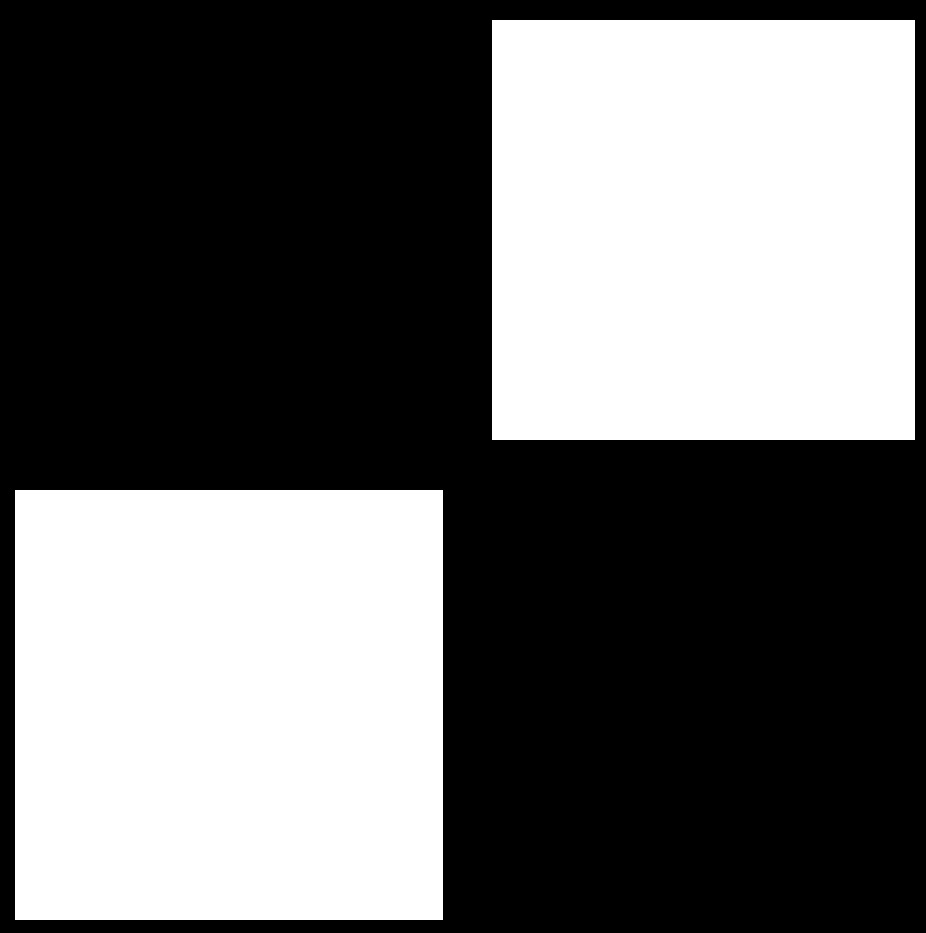
#> input picture input_images/3.jpeg, 926 x 933 px, given in place of the camera
$ python gui.py
#> lines starting #> are read from the running program, lines starting #| are printed output that depends on the picture; after the words box and inside, x2 and y2 are one past the last pixel; in counts of white or black regions, pixels touching at a corner belong together
#> in main, frame is the input picture: shape (933, 926, 3); min 0, max 255, mean 106.8
### matrix_detection.py
from math import inf
from typing import List, Dict
import numpy as np
import cv2 as cv
import cv2
from pprint import pprint
from itertools import filterfalse as reject
from time import sleep
from models.configuration import Config
from collections import Counter

GREEN = (0, 255, 0)

#    0,    1,  2,      3
# next, prev, fc, parent


def find_inner_contours(heirarchy) -> List[int]:
    return [x for x in enumerate(heirarchy[0])
            if x[1][2] == -1]


def draw_contours_on_image(contours: dict, image):
    if len(contours.values()) == 0:
        return image
    return cv.drawContours(
        image,
        list(contours.values()),
        -1,
        GREEN,
        thickness=2,
    )


# [5 lines left out: function draw_points_on_image, not called in this run]


def is_quad(contour, precision):
    peri = cv.arcLength(contour, True)
    approx = cv.approxPolyDP(contour, precision * peri, True)
    size_contours = len(contour)
    print(size_contours)
    size_approx = len(approx)
    return  6 > size_approx > 3


def find_quads(contours, precision: float) -> Dict:
    return {k: v for k, v in contours.items() if is_quad(v, precision)}


def find_inner_most_contours(heirarchy):
    return [h[1] for h in heirarchy if h[1][2] == -1]


# [8 lines left out: function find_contour_containg_matrix, not called in this run]


def filter_by_area(contours, min_area: int, max_area: int):
    ret_val = {}
    for k, v in contours.items():
        area = cv.contourArea(v)
        if area < max_area and area > min_area:
            ret_val[k] = v
    return ret_val


def find_extreme_points(contour, precision):
    peri = cv.arcLength(contour, True)
    return cv.approxPolyDP(contour, precision * peri, True)


# [15 lines left out: functions find_external_point, find_quads_2, not called in this run]


def decode_matrix(image, config: Config):
    image = cv2.fastNlMeansDenoising(image,  None, 4, 3, 5)
    gray = cv.cvtColor(image,  cv.COLOR_BGR2GRAY)
    # blurred = cv2.medianBlur(gray, 5)
    blurred = cv2.GaussianBlur(gray, (3, 3), 3, 3)
    blurred = gray
    if config.adaptive_threshold:
        morph = cv.adaptiveThreshold(
            blurred, config.threshold_max, cv.ADAPTIVE_THRESH_MEAN_C,
            cv.THRESH_BINARY_INV, config.block_size,  config.c)
    else:
        _, morph = cv.threshold(
            blurred,
            config.threshold,
            config.threshold_max,
            cv.THRESH_BINARY_INV
        )
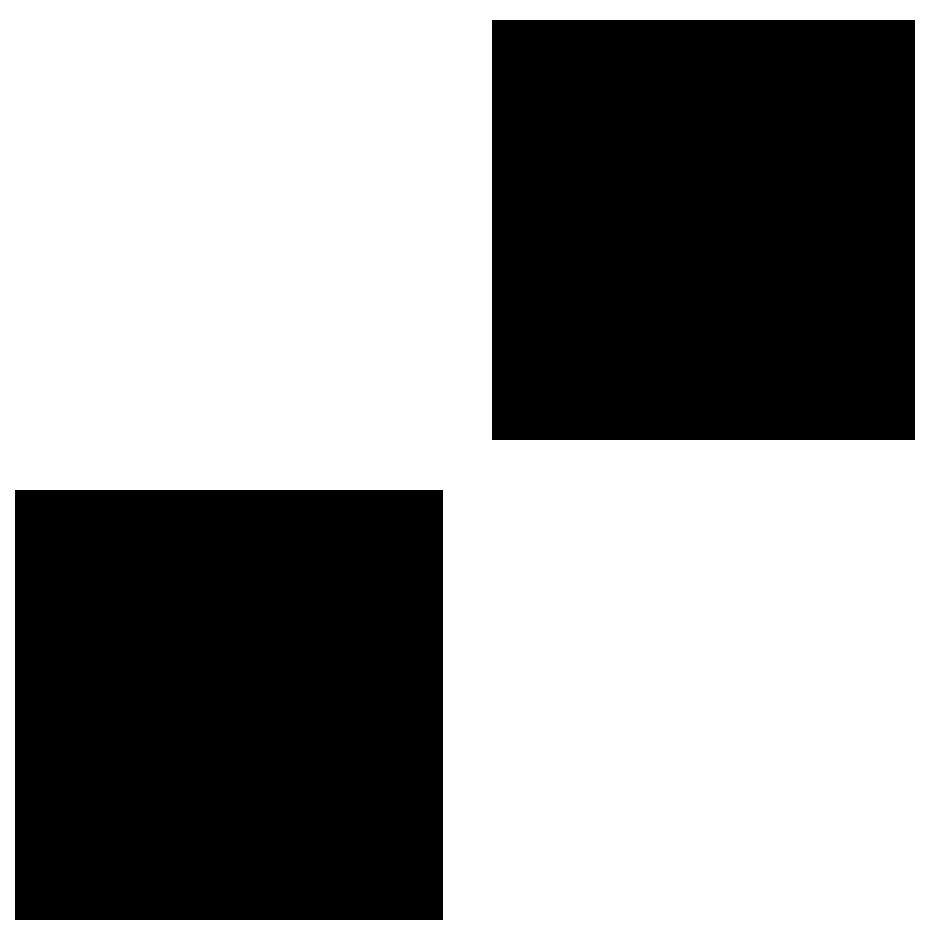
#> morph: shape (933, 926); 58.1% white; 2 black regions, box (x1, y1, x2, y2) and area: (15, 490, 443, 920) 184040, (492, 20, 915, 440) 177660

    kernel_open = cv.getStructuringElement(cv.MORPH_RECT, (5, 5))
    kernel_close = cv.getStructuringElement(cv.MORPH_RECT, (3, 3))
    kernel_dialate = cv.getStructuringElement(cv.MORPH_CROSS, (3, 3))
    morph = cv.morphologyEx(morph, cv.MORPH_CLOSE, kernel_close)
    morph = cv.morphologyEx(morph, cv.MORPH_OPEN, kernel_open)
    morph = cv.dilate(morph, kernel_open, iterations=1)
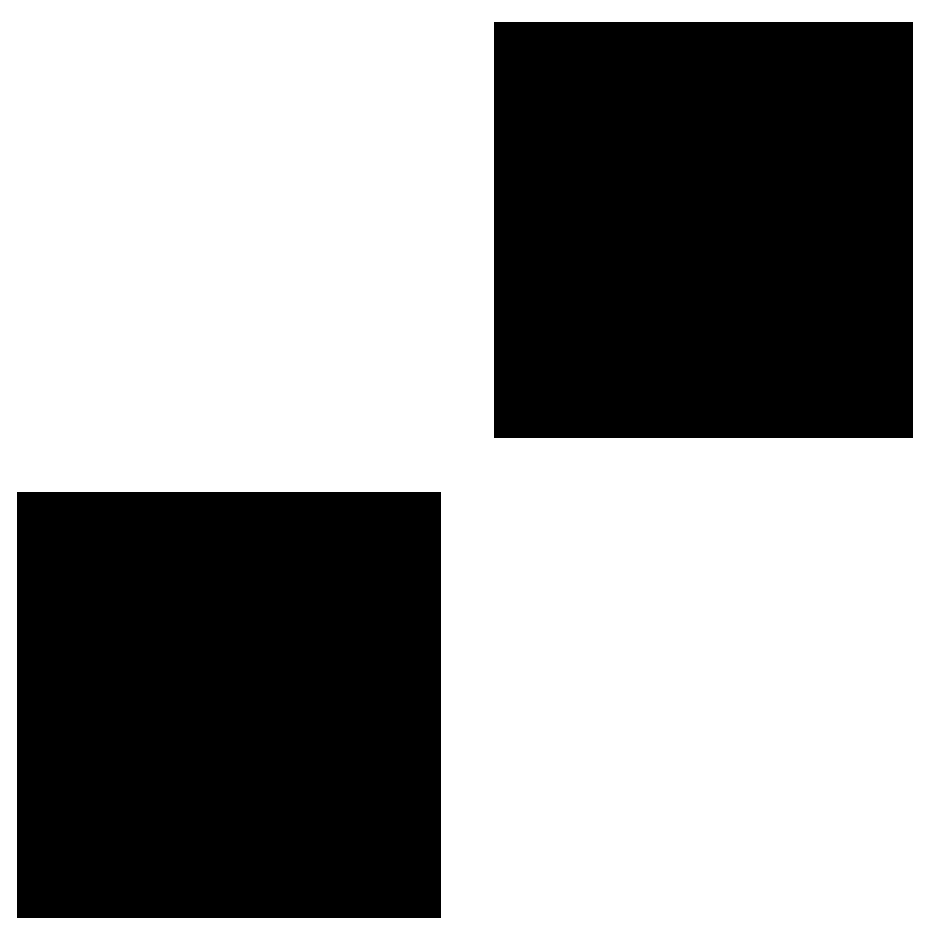
#> morph: shape (933, 926); 58.9% white; 2 black regions

    contours, heirarchy = cv.findContours(
        morph,
        cv.RETR_TREE,
        cv.CHAIN_APPROX_SIMPLE,
    )
#> contours = 3 contours; box (x1, y1, x2, y2) and area: (0, 0, 926, 933) 862100, (16, 491, 442, 919) 181473, (493, 21, 914, 439) 175138
    # contours, heirarchy = cv.findContours(
    #     morph,
    #     cv.RETR_EXTERNAL,
    #     cv.CHAIN_APPROX_SIMPLE,
    # )
    contours = dict(enumerate(contours))
#> contours = 3 items

    contours_with_valid_area = filter_by_area(
        contours,
        config.area_min,
        config.area_max,
    )
#> the loop in filter_by_area, `for k, v in contours.items():` made 3 passes
#> area on passes 2 to 3: 181473, 175138
#> (v, area) on pass 1: ([[0, 0], [0, 932], [925, 932], [925, 0]], 862100)
#> contours_with_valid_area = 3 items
    contours_with_quads = find_quads(
        contours_with_valid_area,
        config.quad_precision,
    )
#> contours_with_quads = 3 items

    ret_val = {
        "thres": morph
    }
    ret_val["final"] = cv.cvtColor(
        draw_contours_on_image(
            contours_with_quads,
            cv2.cvtColor(blurred, cv.COLOR_BGR2RGB),
        ),
        cv.COLOR_BGR2RGB,
    )
#> in draw_contours_on_image, `return cv.drawContours( image, list(contours.values()), -1, GREEN, thi..`:
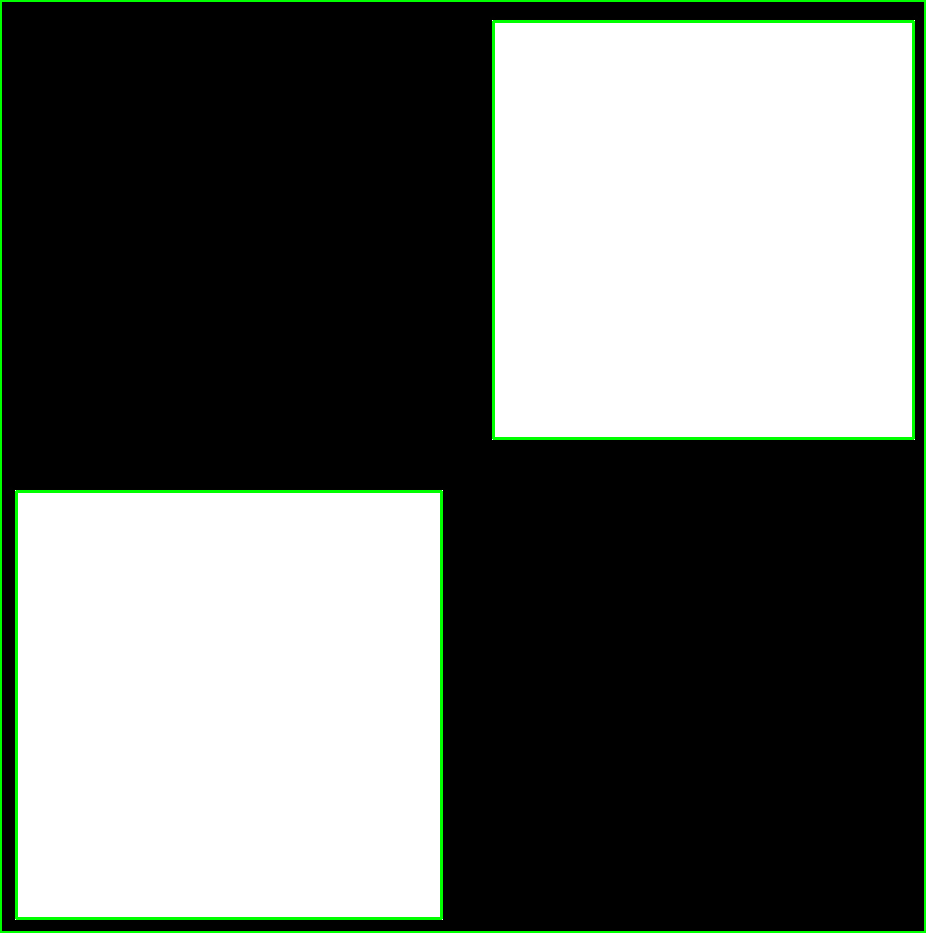
#> returned value: shape (933, 926, 3); mean R, G, B 103.8, 108.9, 103.8
    return ret_val

### models/configuration.py
from dataclasses import dataclass, asdict, field, fields
from math import inf
import json
import time


@dataclass
class Config:
    threshold_max: int = field(default=255)
    threshold: int = field(default=30)
    threshold_min: int = field(default=0)
    blur_size: int = field(default=3)
    area_max: int = field(default=inf)
    area_min: int = field(default=-1)
    block_size: int = field(default=3)
    quad_precision: float = field(default=0.05)
    c: float = field(default=3)
    adaptive_threshold: bool = False

    # [5 lines left out: function from_dict, not called in this run]

    @staticmethod
    def load_config(path: str = "config.json"):
        try:
            with open(path, "r") as fp:
                config_dict: dict = json.loads(fp.read())
                time_now = time.localtime(config_dict["saved_time"])
                print(time.strftime("%a, %d %b %Y %H:%M:%S", time_now))

                # Remove saved_time from
                config_dict.pop("saved_time", None)
                return Config.from_dict(config_dict)
        except (FileNotFoundError, IsADirectoryError, PermissionError):
            return Config()

    # [5 lines left out: function save_config, not called in this run]

    def to_dict(self):
        return asdict(self)


# [8 lines that do not run on import are left out]

### gui.py
import cv2 as cv
import numpy as np
import matrix_detection
from models.configuration import Config


def main():
    config = Config.load_config()
    print(config)
    cap = cv.VideoCapture(0)
    cap.set(cv.CAP_PROP_FPS, 30)
    cap.set(cv.CAP_PROP_AUTO_EXPOSURE, 3)
    while True:
        ret, frame = cap.read()
        decoded = matrix_detection.decode_matrix(frame, config)
#> decoded = 2 items
        cv.imshow("thresh", decoded["thres"])
        cv.imshow("image", decoded["final"])
        key = cv.waitKey(1)
#> (key Esc is pressed here)
        if key in [27, 113]:
            break
    cv.destroyAllWindows()
    cap.release()


if __name__ == "__main__":
    main()
